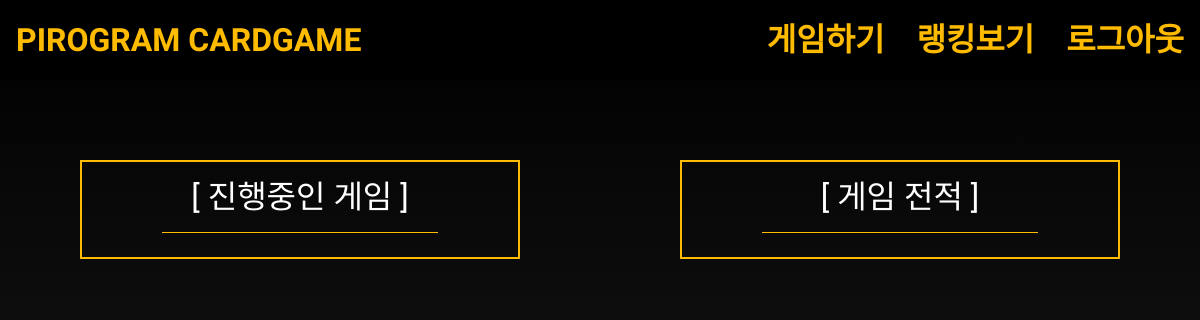
The page /list_game/ (signed in) on the database as committed earlier.
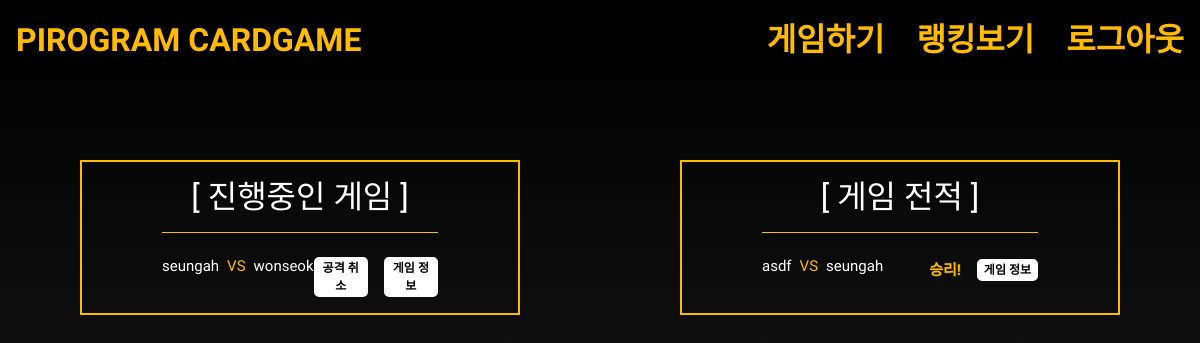
The same page on the database as committed later.
### cardgame/models.py (models this page shows)
class CardGame(models.Model):
    mode = models.CharField(max_length=20, choices=MODE_CHOICE) ## 큰 수가 이기는 게임 or 작은 수가 이기는 게임 (랜덤)
    status = models.CharField(max_length=20, choices=STATUS_CHOICE) ## 진행중(attack, defense 다 있는데, defense.num은 NULL) or 끝난거 (denfense.num이 값을 가짐)
    attack = models.OneToOneField(Attack, on_delete=models.CASCADE)
    defense = models.OneToOneField(Defense, on_delete=models.CASCADE)
    victory_user = models.ForeignKey(User, null=True, blank=True, on_delete=models.CASCADE)

class Attack(models.Model):
    attack_user = models.ForeignKey(User, on_delete=models.CASCADE)
    num = models.ForeignKey(Card, on_delete=models.CASCADE)

class User(AbstractUser):
    point = models.IntegerField(default=0)

class Defense(models.Model):
    defense_user = models.ForeignKey(User, on_delete=models.CASCADE)
    num = models.ForeignKey(Card, on_delete=models.CASCADE, null=True, blank=True)

### cardgame/views.py (the view)
# urls.py: path('list_game/', views.list_game, name='list_game'),
def list_game(request):
    if request.user.is_authenticated:
        end_attack_games = CardGame.objects.filter(
            attack__attack_user__username=request.user.username, status='끝')
        proceed_attack_games = CardGame.objects.filter(
            attack__attack_user__username=request.user.username, status='진행중')
        end_defense_games = CardGame.objects.filter(
            defense__defense_user__username=request.user.username, status='끝')
        proceed_defense_games = CardGame.objects.filter(
            defense__defense_user__username=request.user.username, status='진행중')
        end_games = end_attack_games.union(end_defense_games)
        proceed_games = proceed_attack_games.union(proceed_defense_games)
        ctx = {
            'end_games': end_games,
            'proceed_games': proceed_games,
            'current_user': request.user,
            'count' : 1,
        }
        return render(request, 'list_game.html', context=ctx)

### templates/list_game.html
{% extends 'base.html' %}
{% load static %}
{% block css %}
<link rel="stylesheet" href="{% static 'css/list_game.css' %}">
{% endblock %}
{% block content %}
<div class="games__container">
    <div class="proceed_games__container">
        <h2>[ 진행중인 게임 ]</h2>
        {% for game in proceed_games %}
        <div class="proceed_game__container">
            <div class="users">
                <h5>{{game.attack.attack_user.username}}<span>VS</span>{{game.defense.defense_user.username}}</h5>
            </div>
            <div class="game_buttons game_info">
                {% if game.attack.attack_user.username == current_user.username %}
                <a href="{% url 'cardgame:delete_game' pk=game.id%}">공격 취소</a>
                {% elif game.defense.defense_user.username == current_user.username %}
                <a href="{% url 'cardgame:game_defense' pk=game.id%}">반격하기</a>
                {% endif %}
                <a href="{% url 'cardgame:detail_game' pk=game.id%}">게임 정보</a>
            </div>
        </div>
        {% endfor %}
    </div>
    <div class="end_games__container">
        <h2>[ 게임 전적 ]</h2>
        {% for game in end_games %}
        <div class="end_game__container">
            <div class="users">
                <h5>{{game.attack.attack_user.username}}<span>VS</span>{{game.defense.defense_user.username}}</h5>
            </div>
            <div class="game_buttons game_info">
                {% if game.victory_user.username == current_user.username %}
                <h5>승리!</h5>
                {% else %}
                <h5>패배..</h5>
                {% endif %}
                <a href="{% url 'cardgame:detail_game' pk=game.id%}">게임 정보</a>
            </div>
        </div>
        {% endfor %}
    </div>
</div>
{% endblock %}

Rows that differ between the two databases and show on the page:
added CardGame: attack.attack_user.username "seungah", defense.defense_user.username "wonseok", shows "공격 취소", shown under "[ 진행중인 게임 ]"
added CardGame: attack.attack_user.username "asdf", defense.defense_user.username "seungah", shows "승리!", shown under "[ 게임 전적 ]"
